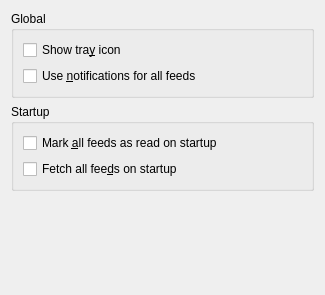
<?xml version="1.0" encoding="UTF-8"?>
<ui version="4.0">
 <author>Teemu Rytilahti</author>
 <class>Akregator2::SettingsGeneral</class>
 <widget class="QWidget" name="Akregator2::SettingsGeneral">
  <property name="geometry">
   <rect>
    <x>0</x>
    <y>0</y>
    <width>325</width>
    <height>295</height>
   </rect>
  </property>
  <layout class="QVBoxLayout" name="verticalLayout_4" stretch="0,0,1">
   <item>
    <widget class="QGroupBox" name="groupBox_3">
     <property name="title">
      <string>Global</string>
     </property>
     <layout class="QVBoxLayout" name="verticalLayout_3">
      <item>
       <widget class="QCheckBox" name="kcfg_ShowTrayIcon">
        <property name="text">
         <string>Show tra&amp;y icon</string>
        </property>
       </widget>
      </item>
      <item>
       <widget class="QCheckBox" name="kcfg_UseNotifications">
        <property name="toolTip">
         <string/>
        </property>
        <property name="whatsThis">
         <string>Select this if you want to get notified when there are new articles.</string>
        </property>
        <property name="text">
         <string>Use &amp;notifications for all feeds</string>
        </property>
       </widget>
      </item>
     </layout>
    </widget>
   </item>
   <item>
    <widget class="QGroupBox" name="groupBox_2">
     <property name="title">
      <string>Startup</string>
     </property>
     <layout class="QVBoxLayout" name="verticalLayout_2">
      <item>
       <widget class="QCheckBox" name="kcfg_MarkAllFeedsReadOnStartup">
        <property name="text">
         <string>Mark &amp;all feeds as read on startup</string>
        </property>
       </widget>
      </item>
      <item>
       <widget class="QCheckBox" name="kcfg_FetchOnStartup">
        <property name="text">
         <string>Fetch all fee&amp;ds on startup</string>
        </property>
       </widget>
      </item>
     </layout>
    </widget>
   </item>
   <item>
    <spacer>
     <property name="orientation">
      <enum>Qt::Vertical</enum>
     </property>
     <property name="sizeHint" stdset="0">
      <size>
       <width>20</width>
       <height>1</height>
      </size>
     </property>
    </spacer>
   </item>
  </layout>
 </widget>
 <resources/>
 <connections/>
</ui>
